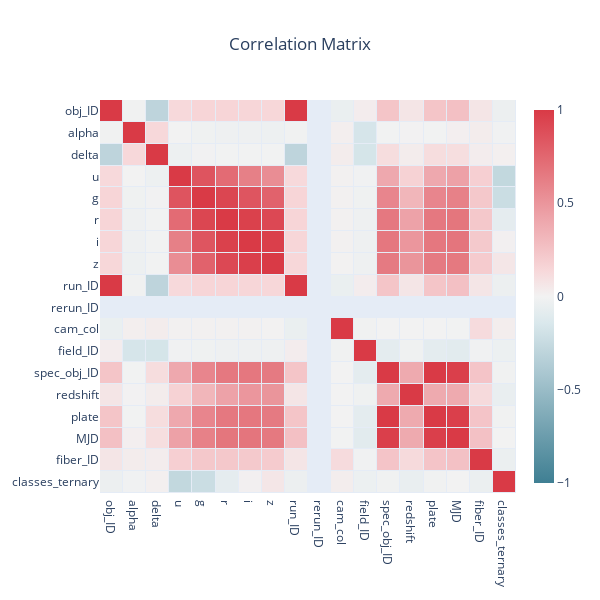

Notebook code for this chart:
### Markdown cell above
<font size=4 color=#009999> <br> 2.2 - CORRELATION MATRIX </font> <br>

__Compute__ and __plot__ the correlation matrix. For the plot, you can use the function `imshow` or `matshow` from `matplotlib`.

<div class="alert alert-warning">
    <b>[Question 2.3]</b> Compute the correlation matrix of the dataset and plot it. Do you want to discard features based on this observation?  <br>
Write clearly you decision rule.                                                                                      
</div>

### Code cell
"""
CELL N°5 : CORRELATION MATRIX
   
@pre:  Training dataframe  
@post: The correlation matrix between the features (target incl.) and its plot    
"""

#Function from TP1:
import plotly.graph_objs as go
def plot_correlation_matrix(data):

    X    = [label for label in data]
    N    = data.shape[1]
    corr = (data.corr()).values

    # Display the correlation in cells
    hovertext      = [ [f"corr({X[i]}, {X[j]})= {corr[i][j]:.2f}" for j in range(N)] for i in range(N) ]
    sns_colorscale = [ [0.0, "#3f7f93"],   [0.071, "#5890a1"], [0.143, "#72a1b0"], [0.214, "#8cb3bf"],
                    [0.286, "#a7c5cf"], [0.357, "#c0d6dd"], [0.429, "#dae8ec"], [0.5, "#f2f2f2"], 
                    [0.571, "#f7d7d9"], [0.643, "#f2bcc0"], [0.714, "#eda3a9"], [0.786, "#e8888f"], 
                    [0.857, "#e36e76"], [0.929, "#de535e"], [1.0, "#d93a46"] ]


    heat   = go.Heatmap(z = data.corr(), x = X, y = X, zmin = -1, zmax = 1, xgap = 1, ygap = 1,
                        colorscale = sns_colorscale, colorbar_thickness = 20, colorbar_ticklen = 3,
                        hovertext = hovertext, hoverinfo = "text" )
    title  = "Correlation Matrix"

    layout = go.Layout(title_text = title, title_x = 0.5, width = 600, height = 600,
        xaxis_showgrid = False, yaxis_showgrid = False, yaxis_autorange = "reversed")


    fig = go.Figure(data=[heat], layout=layout)
    fig.show()

#marche pas avec class
df_for_corr = data_train.drop(columns=["class"])

plot_correlation_matrix(df_for_corr)

#data_train = data_train.drop(columns=["run_ID", "MJD"])
#data_test  = data_test.drop(columns=["run_ID", "MJD"])

### Figure 1 — Plotly figure (JSON) as saved in the notebook; plotly's stock layout.template omitted (floating-point values rounded to 4 significant figures; data arrays with more than 128 entries replaced by an {"elided": "..."} marker saying what was removed)
{"data": [{"colorbar": {"thickness": 20, "ticklen": 3}, "colorscale": [[0, "#3f7f93"], [0.071, "#5890a1"], [0.143, "#72a1b0"], [0.214, "#8cb3bf"], [0.286, "#a7c5cf"], [0.357, "#c0d6dd"], [0.429, "#dae8ec"], [0.5, "#f2f2f2"], [0.571, "#f7d7d9"], [0.643, "#f2bcc0"], [0.714, "#eda3a9"], [0.786, "#e8888f"], [0.857, "#e36e76"], [0.929, "#de535e"], [1, "#d93a46"]], "hoverinfo": "text", "hovertext": {"elided": "18x18 str values"}, "type": "heatmap", "x": ["obj_ID", "alpha", "delta", "u", "g", "r", "i", "z", "run_ID", "rerun_ID", "cam_col", "field_ID", "spec_obj_ID", "redshift", "plate", "MJD", "fiber_ID", "classes_ternary"], "xgap": 1, "y": ["obj_ID", "alpha", "delta", "u", "g", "r", "i", "z", "run_ID", "rerun_ID", "cam_col", "field_ID", "spec_obj_ID", "redshift", "plate", "MJD", "fiber_ID", "classes_ternary"], "ygap": 1, "z": {"elided": "18x18 float values"}, "zmax": 1, "zmin": -1}], "layout": {"height": 600, "title": {"text": "Correlation Matrix", "x": 0.5}, "width": 600, "xaxis": {"showgrid": false}, "yaxis": {"autorange": "reversed", "showgrid": false}}}
